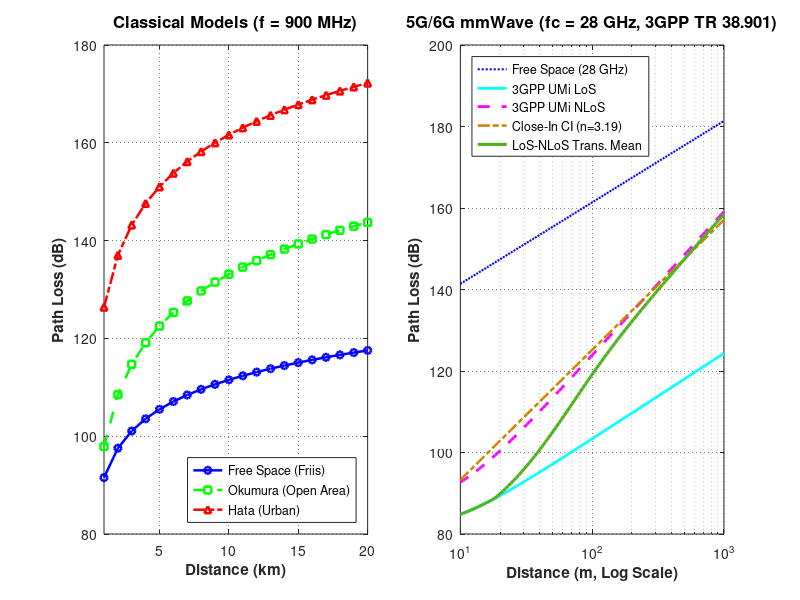

Reproduce this figure in MATLAB.
% =========================================================================
% Course: 21CSE458T — Wireless and Mobile Communication (B.Tech CSE, 7th Sem)
% Project: Comparative Analysis of Wireless Signal Propagation Models 
%          Classical VHF/UHF vs. 5G/6G 3GPP TR 38.901 & Close-In mmWave
% 
% Team Members:
% 1. Harsh Yadav (RA2311003011546)
% 2. Utkarsh Dabas (RA2311003011550)
% 3. Tamanna Singh (RA2311003011570)
% =========================================================================

clc;
clear;
close all;

%% =========================================================================
%% PART 1: CLASSICAL MODELS (GSM 900 MHz Band, Macrocell 1 - 20 km)
%% =========================================================================
d_km = 1:20;            % Distance range from 1 km to 20 km
f_mhz = 900;            % Carrier frequency in MHz (Standard GSM band)
h_te = 30;              % Base station / tower antenna height in meters
h_re = 1.5;             % Mobile station antenna height in meters

% Model A: Free Space Path Loss (FSPL)
% Formula: L_fspl = 20*log10(d) + 20*log10(f) + 32.44
fspl = 20 * log10(d_km) + 20 * log10(f_mhz) + 32.44;

% Model B: Okumura-Hata Urban Model
a_hre = (1.1 * log10(f_mhz) - 0.7) * h_re - (1.56 * log10(f_mhz) - 0.8);
hata_urban = 69.55 + 26.16 * log10(f_mhz) - 13.82 * log10(h_te) - a_hre ...
             + (44.9 - 6.55 * log10(h_te)) .* log10(d_km);

% Model C: Okumura Model (Open Area via empirical correction)
correction = -4.78 * (log10(f_mhz)^2) + 18.33 * log10(f_mhz) - 40.94;
okumura = hata_urban + correction;

fprintf('=================================================================\n');
fprintf('  PART 1: CLASSICAL MODELS NUMERICAL RESULTS (f = %d MHz)\n', f_mhz);
fprintf('  Tower Height = %d m | Mobile Height = %.1f m\n', h_te, h_re);
fprintf('=================================================================\n');
fprintf('%-15s | %-16s | %-14s | %-14s\n', 'Distance (km)', 'Free Space (dB)', 'Okumura (dB)', 'Hata Urban (dB)');
fprintf('-----------------------------------------------------------------\n');
for i = 1:5:length(d_km)
    fprintf('%-15d | %-16.2f | %-14.2f | %-14.2f\n', d_km(i), fspl(i), okumura(i), hata_urban(i));
end
fprintf('%-15d | %-16.2f | %-14.2f | %-14.2f\n', d_km(end), fspl(end), okumura(end), hata_urban(end));
fprintf('=================================================================\n\n');


%% =========================================================================
%% PART 2: 5G / 6G MILLIMETER-WAVE MODELS (3GPP TR 38.901 & CI at 28 GHz)
%% =========================================================================
fc_ghz = 28.0;          % mmWave carrier frequency in GHz
c = 299792458;          % Speed of light in m/s
h_bs = 10.0;            % Microcell BS height (meters)
h_ut = 1.5;             % User terminal height (meters)
h_e = 1.0;              % Effective environment height (m) for UMi
h_bs_p = h_bs - h_e;    % 9.0 m
h_ut_p = h_ut - h_e;    % 0.5 m

% Distance vector for mmWave microcell: 10 m to 1000 m
d_m = logspace(1, 3, 100);   % 10 m to 1000 m
d_3d = sqrt(d_m.^2 + (h_bs - h_ut)^2);

% Breakpoint distance d'BP = 4 * h'BS * h'UT * fc / c
d_bp_prime = 4 * h_bs_p * h_ut_p * (fc_ghz * 1e9) / c;  % ~ 1681.16 m

% 1. 3GPP TR 38.901 UMi LoS
pl1_umi_los = 32.4 + 21.0 * log10(d_3d) + 20.0 * log10(fc_ghz);
pl2_umi_los = 32.4 + 40.0 * log10(d_3d) + 20.0 * log10(fc_ghz) ...
              - 9.5 * log10(d_bp_prime^2 + (h_bs - h_ut)^2);
umi_los = zeros(size(d_m));
for i = 1:length(d_m)
    if d_m(i) <= d_bp_prime
        umi_los(i) = pl1_umi_los(i);
    else
        umi_los(i) = pl2_umi_los(i);
    end
end

% 2. 3GPP TR 38.901 UMi NLoS
pl_nlos_prime = 35.3 * log10(d_3d) + 22.4 + 21.3 * log10(fc_ghz) - 0.3 * (h_ut - 1.5);
umi_nlos = max(umi_los, pl_nlos_prime);

% 3. Close-In (CI) Model with 1m Free Space Reference (n = 3.19 for NLoS)
fspl_1m = 20 * log10(4 * pi * 1.0 * (fc_ghz * 1e9) / c); % 61.38 dB
n_ci = 3.19;
ci_model = fspl_1m + 10 * n_ci * log10(max(d_m, 1.0));

% 4. Floating-Intercept / ABG Model (UMi Street Canyon NLoS Preset)
alpha = 3.53; beta = 22.4; gamma = 2.13;
abg_model = 10 * alpha * log10(d_m) + beta + 10 * gamma * log10(fc_ghz);

% 5. LoS Probability (3GPP UMi Street Canyon)
p_los = zeros(size(d_m));
for i = 1:length(d_m)
    if d_m(i) <= 18
        p_los(i) = 1.0;
    else
        p_los(i) = (18 / d_m(i)) + exp(-d_m(i)/36) * (1 - 18 / d_m(i));
    end
end
pl_trans_mean = p_los .* umi_los + (1 - p_los) .* umi_nlos;

% Free Space baseline at 28 GHz
fspl_28 = 20 * log10(d_m) + 20 * log10(fc_ghz * 1000) + 32.44;

fprintf('=================================================================\n');
fprintf('  PART 2: 5G/6G mmWAVE 28 GHz NUMERICAL RESULTS (d = 100 m)\n');
fprintf('  hBS = %.1f m | hUT = %.1f m | fc = %.1f GHz\n', h_bs, h_ut, fc_ghz);
fprintf('=================================================================\n');
idx_100m = find(d_m >= 100, 1);
fprintf('• FSPL at 100 m                : %.2f dB\n', fspl_28(idx_100m));
fprintf('• 3GPP UMi LoS at 100 m        : %.2f dB (Expected: ~103.3 dB)\n', umi_los(idx_100m));
fprintf('• 3GPP UMi NLoS at 100 m       : %.2f dB (Expected: ~123.8 dB)\n', umi_nlos(idx_100m));
fprintf('• Close-In CI (n=3.19) at 100m : %.2f dB (Expected: ~125.2 dB)\n', ci_model(idx_100m));
fprintf('• Floating-Intercept ABG       : %.2f dB\n', abg_model(idx_100m));
fprintf('• LoS-NLoS Transition Mean     : %.2f dB (P_LoS = %.3f)\n', pl_trans_mean(idx_100m), p_los(idx_100m));
fprintf('=================================================================\n\n');


%% =========================================================================
%% 3. VISUALIZATION: PUBLICATION FIGURE WITH BOTH BANDS
%% =========================================================================
figure('Color', [1 1 1], 'Position', [100, 100, 1050, 520]);

% Subplot 1: Classical 900 MHz Cellular Models
subplot(1, 2, 1);
plot(d_km, fspl, 'b-o', 'LineWidth', 1.8, 'MarkerSize', 5, 'DisplayName', 'Free Space (Friis)');
hold on;
plot(d_km, okumura, 'g--s', 'LineWidth', 1.8, 'MarkerSize', 5, 'DisplayName', 'Okumura (Open Area)');
plot(d_km, hata_urban, 'r-.^', 'LineWidth', 1.8, 'MarkerSize', 5, 'DisplayName', 'Hata (Urban)');
hold off;
title('Classical Models (f = 900 MHz)', 'FontSize', 12, 'FontWeight', 'bold');
xlabel('Distance (km)', 'FontSize', 11, 'FontWeight', 'bold');
ylabel('Path Loss (dB)', 'FontSize', 11, 'FontWeight', 'bold');
xlim([1 20]);
grid on;
set(gca, 'GridLineStyle', ':', 'GridAlpha', 0.6);
legend('Location', 'southeast', 'FontSize', 9);

% Subplot 2: 5G/6G mmWave 28 GHz Models
subplot(1, 2, 2);
semilogx(d_m, fspl_28, 'b:', 'LineWidth', 1.5, 'DisplayName', 'Free Space (28 GHz)');
hold on;
semilogx(d_m, umi_los, 'c-', 'LineWidth', 2.0, 'DisplayName', '3GPP UMi LoS');
semilogx(d_m, umi_nlos, 'm--', 'LineWidth', 2.0, 'DisplayName', '3GPP UMi NLoS');
semilogx(d_m, ci_model, 'Color', [0.8 0.5 0], 'LineStyle', '-.', 'LineWidth', 1.8, 'DisplayName', 'Close-In CI (n=3.19)');
semilogx(d_m, pl_trans_mean, 'Color', [0.3 0.7 0.1], 'LineWidth', 2.2, 'DisplayName', 'LoS-NLoS Trans. Mean');
hold off;
title('5G/6G mmWave (fc = 28 GHz, 3GPP TR 38.901)', 'FontSize', 12, 'FontWeight', 'bold');
xlabel('Distance (m, Log Scale)', 'FontSize', 11, 'FontWeight', 'bold');
ylabel('Path Loss (dB)', 'FontSize', 11, 'FontWeight', 'bold');
xlim([10 1000]);
grid on;
set(gca, 'GridLineStyle', ':', 'GridAlpha', 0.6);
legend('Location', 'northwest', 'FontSize', 9);

% Save dual-panel graph
saveas(gcf, 'path_loss_graph_matlab.png');
fprintf('[+] Combined MATLAB Plot saved as path_loss_graph_matlab.png\n');
